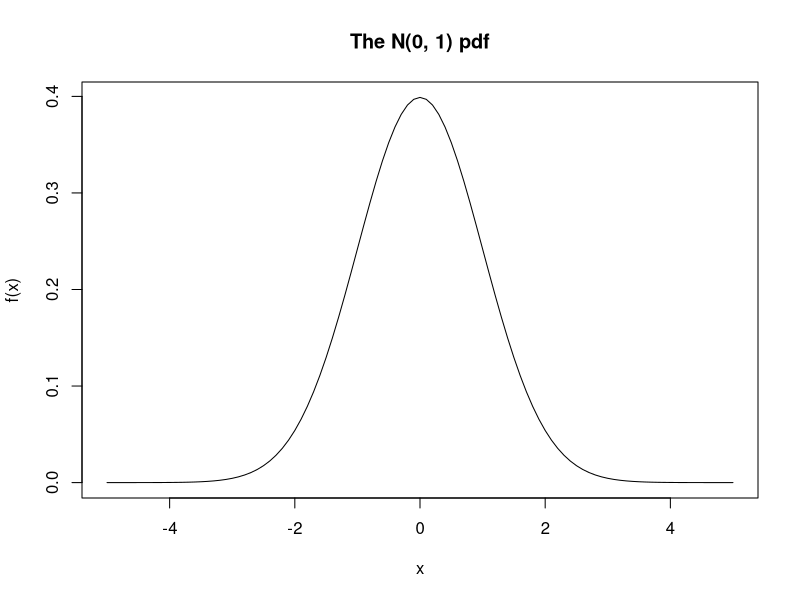

Here is the R script that generated this plot:
## ---- chunk 1
pexp(200, rate = 0.01) - pexp(100, rate = 0.01)
## ---- chunk 2
curve(dnorm(x, mean = 0, sd = 1), from = -5, to = 5,
      ylab = "f(x)",
      main = "The N(0, 1) pdf")
## ---- chunk 3
pnorm(70000, mean = 77500, sd = 5700)
## ---- chunk 4
1 - pnorm(90000, mean = 77500, sd = 5700)
## ---- chunk 5
1 - pnorm(175000, mean = 77500, sd = 5700)
